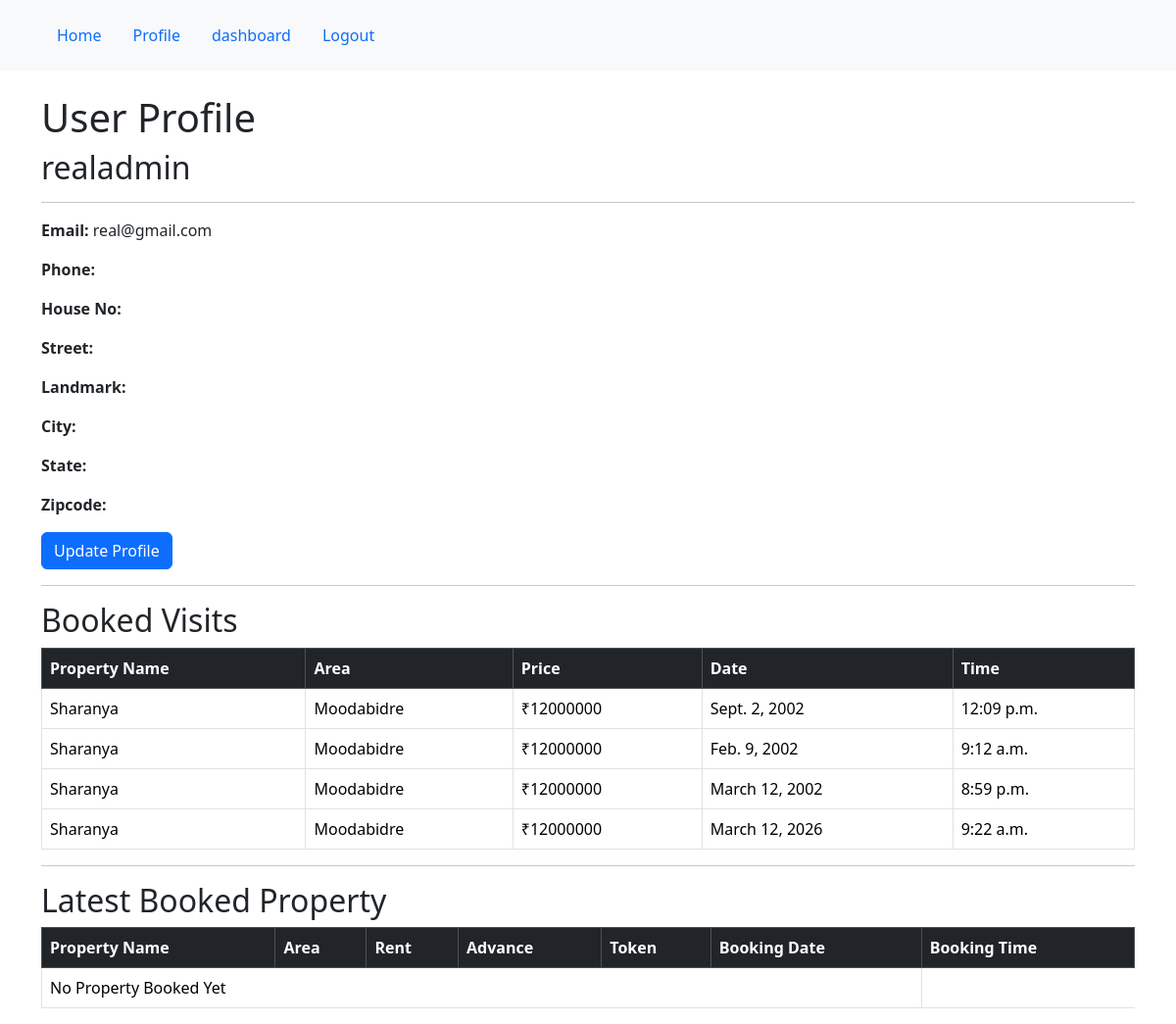
/profile (signed in), run on the app's committed database.
### properties/models.py (models this page shows, shortened)
class visit(models.Model):
    user = models.ForeignKey(User, on_delete=models.CASCADE)
    area=models.ForeignKey(allproperties, on_delete=models.CASCADE)
    date=models.DateField()
    time=models.TimeField()
    water=models.IntegerField(default=1000)
    maintainence=models.IntegerField(default=500)

class allproperties(models.Model):
    name=models.CharField(max_length=100)
    property_type=models.CharField(choices=types)
    price=models.IntegerField()
    floors=models.CharField(max_length=100)
    category=models.CharField(choices=cat)
    age=models.IntegerField()
    area=models.CharField(max_length=100)
    city=models.CharField(max_length=100)
    no_of_rooms=models.IntegerField()
    no_of_bathrooms=models.IntegerField()
    balcony=models.BooleanField()
    attached_bathroom=models.BooleanField()
    owner_name=models.CharField(max_length=100)
    property_image=models.ImageField(upload_to='media/images/',blank=True,null=True)
    realtorname = models.ForeignKey(Realtors, related_name='realtorss', on_delete=models.CASCADE)
    verdict=models.CharField(max_length=100, choices=status)

### formapp/views.py (the view, shortened to what this page needs)
# urls.py: path('profile',views.profile, name='profile'),
@login_required(login_url="login")
def profile(request):
    is_realtor=Realtors.objects.filter(user=request.user).exists()
    realtor=None
    booking = visit.objects.filter(user=request.user)
    books = Book.objects.filter(user=request.user)
    latestbooking=BookingModel.objects.filter(user=request.user).order_by ('-booking_date','-booking_time')[:1]
    return render(request, 'profile.html',{'booking':booking,'books':books,'latestbooking':latestbooking})

### templates/profile.html (shortened to what this page needs)
{% extends 'base.html' %}
{% block content %}
<div class="container mt-4">
    <div class="jumbotron">
        {% if is_realtor %}
        <h1>Realtor Profile</h1>
        <h2>{{ realtor.user.username }}</h2>
        <hr>
        <div class="row">
            <div class="col-md-6">
                <p><strong>Email:</strong> {{ realtor.user.email }}</p>
                <p><strong>Phone:</strong> {{ realtor.phone }}</p>
                <p><strong>Address:</strong> {{ realtor.address }}</p>
                <p><strong>License Number:</strong> {{ realtor.lic_no }}</p>
                <p>
                    <strong>Approved:</strong>
                    {% if realtor.is_approved %}
                        Yes
                    {% else %}
                        No
                    {% endif %}
                </p>
            </div>
            <div class="col-md-6">
                <h5>Photo</h5>
                {% if realtor.photo %}
                    <img src="{{ realtor.photo.url }}"
                         width="250"
                         height="250">
                {% endif %}
                <br><br>
                <h5>License Image</h5>
                {% if realtor.lic_img %}
                    <img src="{{ realtor.lic_img.url }}"
                         width="250"
                         height="250">
                {% endif %}
            </div>
            <a class="btn btn-primary btn-sm"
                   href="{% url 'update' %}">
                    Update Profile
            </a>
        </div>
        <br>
<h3>My Properties</h3>
<table class="table table-bordered table-hover">
    <thead class="table-dark">
        <tr>
            <th>Sl No</th>
            <th>Property</th>
            <th>Owner Name</th>
            <th>Property Price</th>
            <th>Realtor Charge</th>
            <th>Agreement</th>
        </tr>
    </thead>
    <tbody>
        {% for p in properties %}
        <tr>
            <td>{{ forloop.counter }}</td>
            <td>{{ p.name }}</td>
            <td>{{ p.owner_name }}</td>
            <td>₹{{ p.price }}</td>
            <td>
                ₹{% widthratio p.price 100 1.5 %}
            </td>
            <td>
                <a href="{% url 'agreement' p.id %}">
                    <i class="bi bi-file-earmark-pdf-fill fs-4 text-danger"></i>
                </a>
            </td>
        </tr>
        {% empty %}
        <tr>
            <td colspan="6" class="text-center">
                No Properties Added
            </td>
        </tr>
        {% endfor %}
    </tbody>
</table>
        {% else %}
        <h1>User Profile</h1>
        <h2>{{ user.username }}</h2>
        <hr>
        <div class="row">
            <div class="col-md-6">
                <p><strong>Email:</strong> {{ user.email }}</p>
                <p><strong>Phone:</strong> {{ user.userdata.phone }}</p>
                <p><strong>House No:</strong> {{ user.userdata.house_no }}</p>
                <p><strong>Street:</strong> {{ user.userdata.street }}</p>
                <p><strong>Landmark:</strong> {{ user.userdata.landmark }}</p>
                <p><strong>City:</strong> {{ user.userdata.city }}</p>
                <p><strong>State:</strong> {{ user.userdata.state }}</p>
                <p><strong>Zipcode:</strong> {{ user.userdata.zipcode }}</p>
                <a class="btn btn-primary"
                   href="{% url 'update' %}">
                    Update Profile
                </a>
            </div>
            <div class="col-md-6">
            </div>
        </div>
        <hr>
        <h2>Booked Visits</h2>
        <table class="table table-bordered">
            <thead class="table-dark">
                <tr>
                    <th>Property Name</th>
                    <th>Area</th>
                    <th>Price</th>
                    <th>Date</th>
                    <th>Time</th>
                </tr>
            </thead>
            <tbody>
                {% for i in booking %}
                <tr>
                    <td>{{ i.area.name }}</td>
                    <td>{{ i.area.area }}</td>
                    <td>₹{{ i.area.price }}</td>
                    <td>{{ i.date }}</td>
                    <td>{{ i.time }}</td>
                </tr>
                {% empty %}
                <tr>
                    <td colspan="5">No Visits Booked</td>
                </tr>
                {% endfor %}
            </tbody>
        </table>
        <hr>
        <h2>Latest Booked Property</h2>
        <table class="table table-bordered">
            <thead class="table-dark">
                <tr>
                    <th>Property Name</th>
                    <th>Area</th>
                    <th>Rent</th>
                    <th>Advance</th>
                    <th>Token</th>
                    <th>Booking Date</th>
                    <th>Booking Time</th>
                </tr>
            </thead>
            <tbody>
                {% for i in latestbooking %}
                <tr>
                    <td>{{ i.property_name }}</td>
                    <td>{{ i.area }}</td>
                    <td>₹{{ i.rent }}</td>
                    <td>₹{{ i.advance }}</td>
                    <td>₹{{ i.token }}</td>
                    <td>{{ i.booking_date }}</td>
                    <td>{{ i.booking_time }}</td>
                </tr>
                {% empty %}
                <tr>
                    <td colspan="6">No Property Booked Yet</td>
                </tr>
                {% endfor %}
            </tbody>
        </table>
        {% endif %}
    </div>
</div>
{% endblock %}

### data on the page
visit: area.name "Sharanya", area.area "Moodabidre", area.price "12000000", date "Sept. 2, 2002", time "12:09 p.m."
visit: area.name "Sharanya", area.area "Moodabidre", area.price "12000000", date "Feb. 9, 2002", time "9:12 a.m."
visit: area.name "Sharanya", area.area "Moodabidre", area.price "12000000", date "March 12, 2002", time "8:59 p.m."
visit: area.name "Sharanya", area.area "Moodabidre", area.price "12000000", date "March 12, 2026", time "9:22 a.m."

### other printed values
{{ user.username }} "realadmin"
{{ user.email }} "real@gmail.com"
